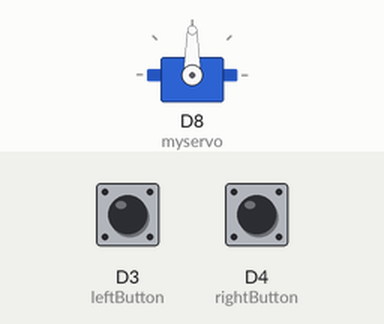
Recording of a sketch running on a simulated ESP8266 (NodeMCU). Shown: servo. The inputs (shaded band) are chosen by the test bench; at power-on: D3 (leftButton) HIGH, D4 (rightButton) HIGH.

Above: at 1.2 s.
1.3 s: D3 (leftButton) pulled LOW for 0.15 s
At 2.3 s:
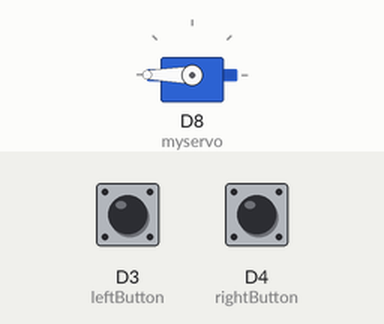
2.9 s: D4 (rightButton) pulled LOW for 0.15 s
At 3.5 s:
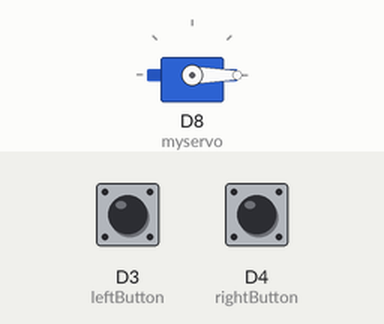
4.5 s: D3 (leftButton) pulled LOW for 1 s
At 5.9 s:
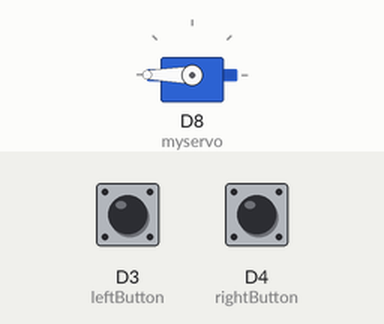
7.0 s: D4 (rightButton) pulled LOW for 1 s
At 7.8 s:
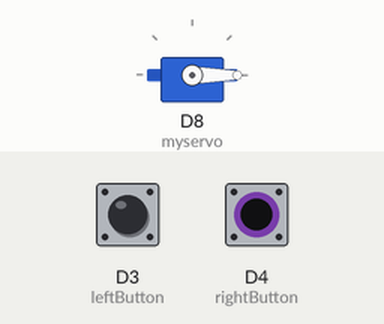
Timing chart, 0 to 10.0 s (numbered marks = the images above; inputs shaded):
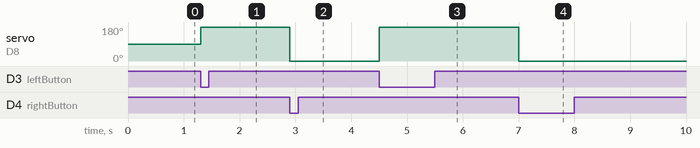

The sketch:

6_servo_button_rotate.ino
```cpp
#include <Servo.h>

Servo myservo;  // create servo object to control a servo
// twelve servo objects can be created on most boards

const int leftButton = D3;
const int rightButton = D4;

int buttonStateL, buttonStateR;


void setup() {
  myservo.attach(D8);  // attaches the servo on GIO2 to the servo object
  pinMode(leftButton, INPUT);
  pinMode(rightButton, INPUT);
}

void loop() {
  buttonStateR = digitalRead(rightButton);
  buttonStateL = digitalRead(leftButton);

  if (buttonStateR == LOW) {
    myservo.write(0);  // tell servo to go to position '0'
    delay(800);
  }
  if (buttonStateL == LOW) {
    myservo.write(180);  // tell servo to go to position '180'
    delay(800);
  }
}
```

Measured:
- after the input at 1.3 s, servo on D8 (myservo): 90° → 180° at once
- after the input at 2.9 s, servo on D8 (myservo): 180° → 0° at once
- after the input at 4.5 s, servo on D8 (myservo): 0° → 180° at once
- after the input at 7.0 s, servo on D8 (myservo): 180° → 0° at once
